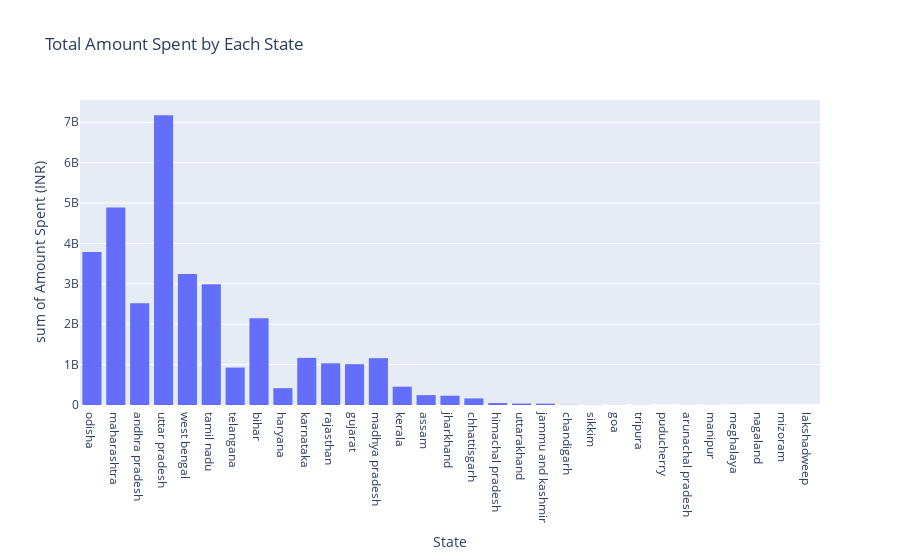

Here is the notebook cell this chart was saved with:
### Code cell
#Total ad money spent by state and its statistics:
Amount_spent_by_each_state = loc_results.sort_values(by='Amount spent (INR)', ascending=False)
Total_Amount_spent_by_each_state=px.histogram(data_frame=Amount_spent_by_each_state, x = 'State', y ='Amount spent (INR)',     labels={'Location name': 'State', 'Amount spent (INR)': 'Amount Spent (INR)'},  # Labeling
title='Total Amount Spent by Each State')

Total_Amount_spent_by_each_state.show()

### Figure 1 — Plotly figure (JSON) as saved in the notebook; plotly's stock layout.template omitted (floating-point values rounded to 4 significant figures; data arrays with more than 128 entries replaced by an {"elided": "..."} marker saying what was removed)
{"data": [{"alignmentgroup": "True", "bingroup": "x", "histfunc": "sum", "hovertemplate": "State=%{x}<br>sum of Amount Spent (INR)=%{y}<extra></extra>", "legendgroup": "", "marker": {"color": "#636efa", "pattern": {"shape": ""}}, "name": "", "offsetgroup": "", "orientation": "v", "showlegend": false, "type": "histogram", "x": {"elided": "550 str values"}, "xaxis": "x", "y": {"elided": "550 int values"}, "yaxis": "y"}], "layout": {"barmode": "relative", "legend": {"tracegroupgap": 0}, "title": {"text": "Total Amount Spent by Each State"}, "xaxis": {"anchor": "y", "domain": [0, 1], "title": {"text": "State"}}, "yaxis": {"anchor": "x", "domain": [0, 1], "title": {"text": "sum of Amount Spent (INR)"}}}}
